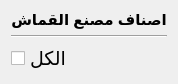
                       <widget class="QWidget" name="scrollAreaWidgetContents_3">
                        <property name="geometry">
                         <rect>
                          <x>-91</x>
                          <y>0</y>
                          <width>164</width>
                          <height>84</height>
                         </rect>
                        </property>
                        <layout class="QVBoxLayout" name="verticalLayout_14">
                         <item>
                          <widget class="QLabel" name="label_7">
                           <property name="font">
                            <font>
                             <pointsize>11</pointsize>
                             <weight>75</weight>
                             <bold>true</bold>
                            </font>
                           </property>
                           <property name="text">
                            <string>اصناف مصنع القماش</string>
                           </property>
                           <property name="alignment">
                            <set>Qt::AlignCenter</set>
                           </property>
                          </widget>
                         </item>
                         <item>
                          <widget class="Line" name="line_10">
                           <property name="orientation">
                            <enum>Qt::Horizontal</enum>
                           </property>
                          </widget>
                         </item>
                         <item>
                          <widget class="QCheckBox" name="cbYarn_22">
                           <property name="sizePolicy">
                            <sizepolicy hsizetype="Minimum" vsizetype="Minimum">
                             <horstretch>0</horstretch>
                             <verstretch>0</verstretch>
                            </sizepolicy>
                           </property>
                           <property name="font">
                            <font>
                             <pointsize>14</pointsize>
                            </font>
                           </property>
                           <property name="text">
                            <string>الكل</string>
                           </property>
                          </widget>
                         </item>
                        </layout>
                       </widget>
